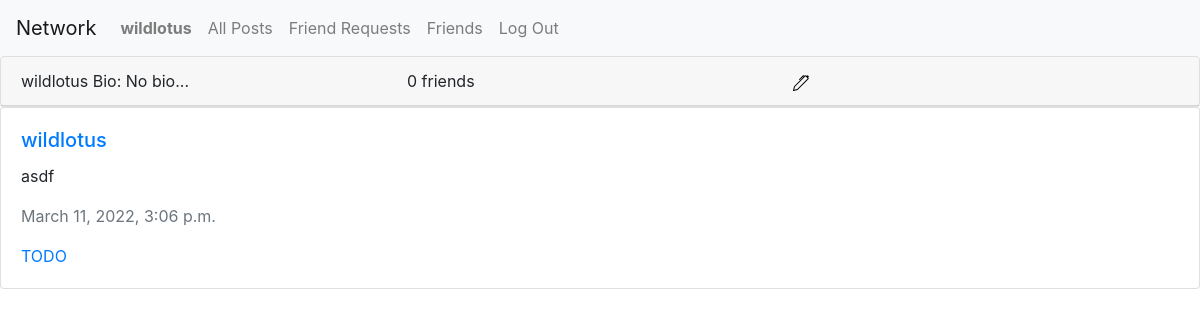
The page /profile/3 (signed in) on the database as committed earlier.
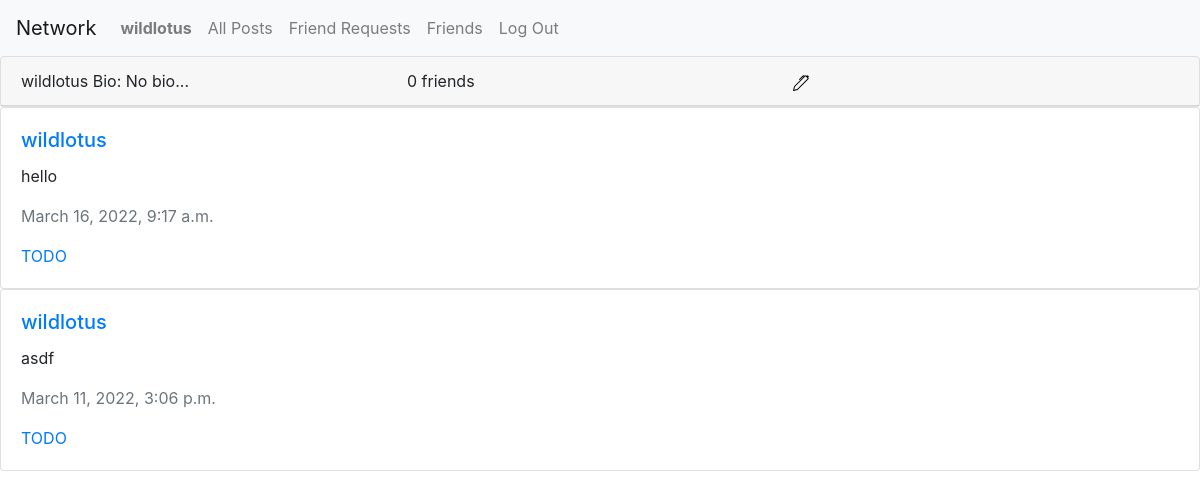
The same page on the database as committed later.
### network/models.py (models this page shows)
class Post(models.Model):
    author = models.ForeignKey(UserProfile, on_delete=models.CASCADE)
    description = models.CharField(max_length=64)
    timestamp = models.DateTimeField(default=timezone.now)

class UserProfile(models.Model):
    user = models.OneToOneField(User, primary_key=True, related_name="profile", on_delete=models.CASCADE)
    bio = models.CharField(blank=True, default="No bio...", max_length=64)
    friends = models.ManyToManyField(User, blank=True, related_name="friends")

class User(AbstractUser):
    pass

### network/views.py (the view)
# urls.py: path("profile/<int:profile_id>", views.show_profile, name="profile"),
def show_profile(request, profile_id):
    try:
        profile = UserProfile.objects.get(pk=profile_id)
    except UserProfile.DoesNotExist:
        return JsonResponse({"error": "User matching query does not exist."})
    return render(request, "network/profile.html", {
        "profile": profile,
        "posts": Post.objects.filter(author=profile).order_by('-timestamp'),
        "friend_request_available": not request.user.is_anonymous and not profile.user in request.user.profile.friends.all() and profile.user != request.user,
        "currently_friended": not request.user.is_anonymous and profile.user in request.user.profile.friends.all(),
        "friend_request_available": not request.user.is_anonymous and profile.user != request.user and not profile.user in request.user.profile.friends.all(),
        "self_in_friend_request": self_in_friend_request(profile.user, request.user)
    })

### network/views.py (called while the page is built)
def self_in_friend_request(to_user, from_user):
    try:
        FriendRequest.objects.get(to_user=to_user, from_user=from_user)
        return True
    except FriendRequest.DoesNotExist:
        return False

### network/templates/network/profile.html (shortened to what this page needs)
{% extends "network/layout.html" %} {% load static %}
{% block body %}
    <div id="profile">
        <div class="card">
            <div class="card-header">
                <div>
                    {{ profile.user.username }}
                    Bio: {{ profile.bio }}
                </div>
                <div>
                    <span id="friends_amount">{{ profile.friends.count }}</span>
                    <span>friends</span>
                </div>
                <div>
                    {% if request.user == profile.user %}
                        <a href="{% url 'edit_profile' profile.user.id %}">
                            <img src="{% static 'network/images/pen.svg' %}" alt="Profile Edit Button" id="edit_profile_icon" data-profile_id="{{ profile.user.id }}">
                        </a>
                    {% endif %}
                </div>
            </div>
        </div>
    </div>
    {% for post in posts %}
        {% include "network/posts.html" %}
    {% empty %}
        <div>No posts.</div>
    {% endfor %}
{% endblock body %}

### network/templates/network/posts.html
<div class="card">
    <div class="card-body">
        <h5 class="card-title">
            <a href="{% url 'profile' post.author.user.id %}">{{ post.author.user.username }}</a>
        </h5>
        <p class="card-text">{{ post.description }}</p>
        <p class="card-text text-muted">{{ post.timestamp }}</p>
        <a href="#" class="card-link">TODO</a>
    </div>
</div>

Rows that differ between the two databases and show on the page:
added Post: author.user.username "wildlotus", description "hello", timestamp "March 16, 2022, 9:17 a.m."
